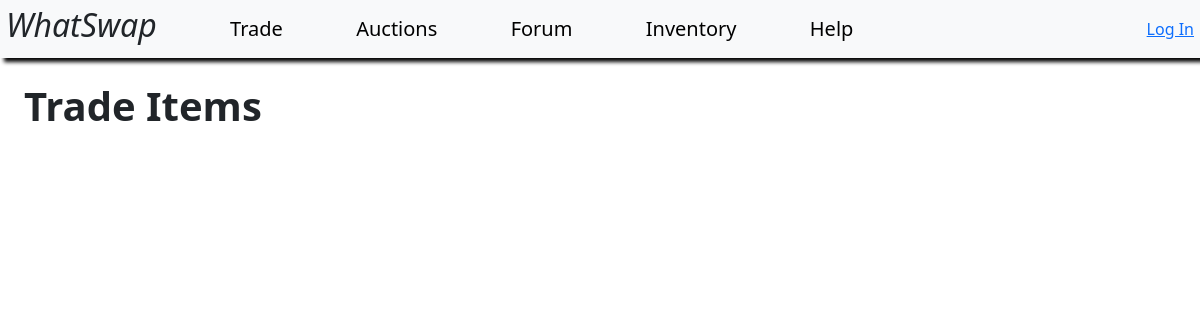
Page /trades/ on the earlier database version.
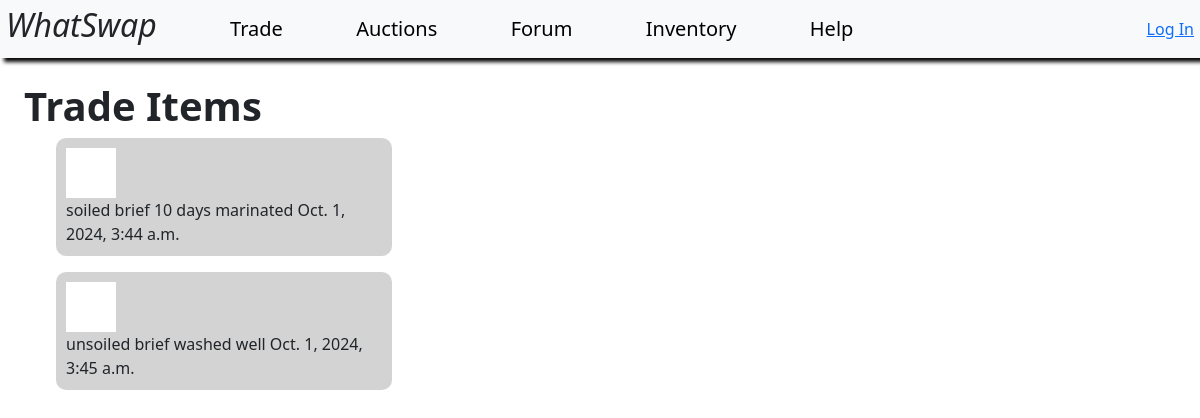
Same page on the later database version.
### main/models.py (models this page shows)
class Item(models.Model):
    item_name = models.CharField(max_length=50)
    item_desc = models.TextField(max_length=200)
    created_at = models.DateTimeField(auto_now_add=True)

### main/views.py (the view)
# urls.py: path('trades/', views.trade_browse, name='trade_browse'),
def trade_browse(request):
    items = Item.objects.all()
    return render(request,"trading/browse/browse.html",{'items' : items})

### main/templates/trading/browse/browse.html (shortened to what this page needs)
<head>
    <link href="https://cdn.jsdelivr.net/npm/bootstrap@5.3.3/dist/css/bootstrap.min.css" rel="stylesheet">
</head>
<body>
    {% include "common/navbar.html"%}
    <div style="padding: 2%">
        <h1><b>Trade Items</b></h1>
        {% for item in items %}
            {% include "trading/items.html" %}
        {% endfor %}
    </div>
</body>

### main/templates/common/navbar.html (shortened to what this page needs)
<div style=" box-shadow: 4px 4px 4px 0.01px black; z-index: 3">
    <nav display = "flex" class="navbar bg-body-tertiary" data-bs-theme="light" style="padding: 0.5%" style="background-color: white;">
        <h2><i>WhatSwap</i></h2>
        <a href="trades/" style="text-decoration: none; color: black; font-size: 20px">Trade</a>
        <a href="auctions/auctions.html" style="text-decoration: none; color: black; font-size: 20px">Auctions</a>
        <a href="forum/forum.html" style="text-decoration: none; color: black; font-size: 20px">Forum</a>
        <a href="inventory/inventory.html" style="text-decoration: none; color: black; font-size: 20px">Inventory</a>
        <a href="help/help.html" style="text-decoration: none; color: black; font-size: 20px">Help</a>
        {% include "common/logincheck.html" %}
    </nav>
</div>

### main/templates/common/logincheck.html
{% block content %}
{% if user.is_authenticated %}
Logged in as: {{ user.username }}!
<form action="{% url 'logout' %}" method="post">
  {% csrf_token %}
  <button type="submit">Log Out</button>
</form>
{% else %}
<a href="{% url 'login' %}">Log In</a>
{% endif %}
{% endblock %}

### main/templates/trading/items.html (shortened to what this page needs)
<!DOCTYPE html>
<html>
    <head>
    </head>
    <body>
        <ul>
            <div style="background-color: #d3d3d3; border-radius: 10px; display: flex; flex-direction: column; width: 30%; padding: 10px;">
                <div style="flex-direction: row; background-color: white; width: 50px; height: 50px;">
                </div>
                {{item.item_name}}
                {{item.item_desc}}
                {{item.created_at}}
            </div>
        </ul>
    </body>
</html>

Differences in the rows shown:
added Item: item_name "soiled brief", item_desc "10 days marinated", created_at "Oct. 1, 2024, 3:44 a.m."
added Item: item_name "unsoiled brief", item_desc "washed well", created_at "Oct. 1, 2024, 3:45 a.m."
